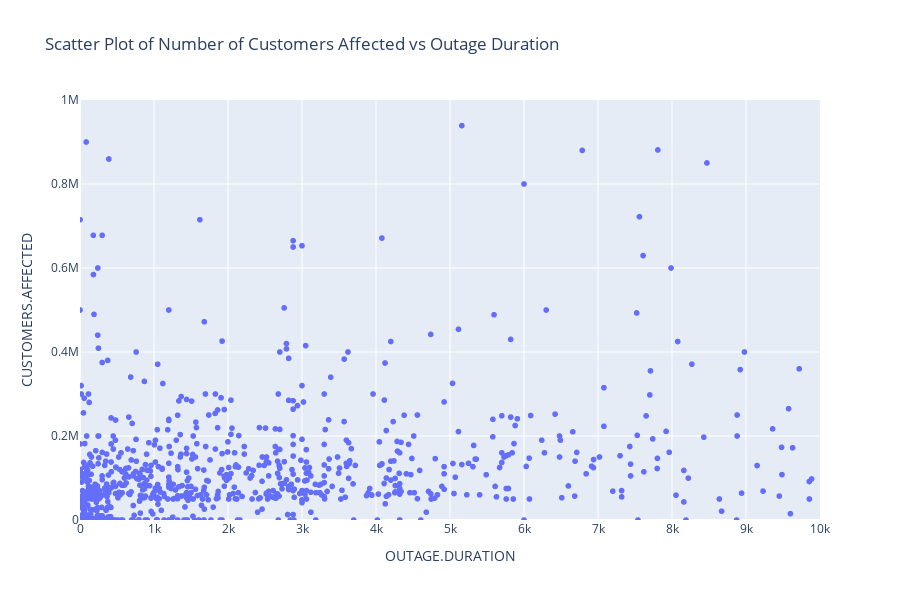

Notebook code cell kept with this figure:
### Code cell
# Scatter Plot of Number of Customers Affected vs Outage Duration Zoomed in
fig4 = px.scatter(df_no_unit, x="OUTAGE.DURATION", y="CUSTOMERS.AFFECTED", title='Scatter Plot of Number of Customers Affected vs Outage Duration')
fig4.update_layout(
    xaxis=dict(range=[0, 10000]),
    yaxis=dict(range=[0, 1000000]),
    height=600)
fig4.show()

### Figure 1 — Plotly figure (JSON) as saved in the notebook; plotly's stock layout.template omitted (floating-point values rounded to 4 significant figures; data arrays with more than 128 entries replaced by an {"elided": "..."} marker saying what was removed)
{"data": [{"hovertemplate": "OUTAGE.DURATION=%{x}<br>CUSTOMERS.AFFECTED=%{y}<extra></extra>", "legendgroup": "", "marker": {"color": "#636efa", "symbol": "circle"}, "mode": "markers", "name": "", "showlegend": false, "type": "scattergl", "x": {"elided": "1534 int values"}, "xaxis": "x", "y": {"elided": "1534 int values"}, "yaxis": "y"}], "layout": {"height": 600, "legend": {"tracegroupgap": 0}, "title": {"text": "Scatter Plot of Number of Customers Affected vs Outage Duration"}, "xaxis": {"anchor": "y", "domain": [0, 1], "range": [0, 10000], "title": {"text": "OUTAGE.DURATION"}}, "yaxis": {"anchor": "x", "domain": [0, 1], "range": [0, 1000000], "title": {"text": "CUSTOMERS.AFFECTED"}}}}
